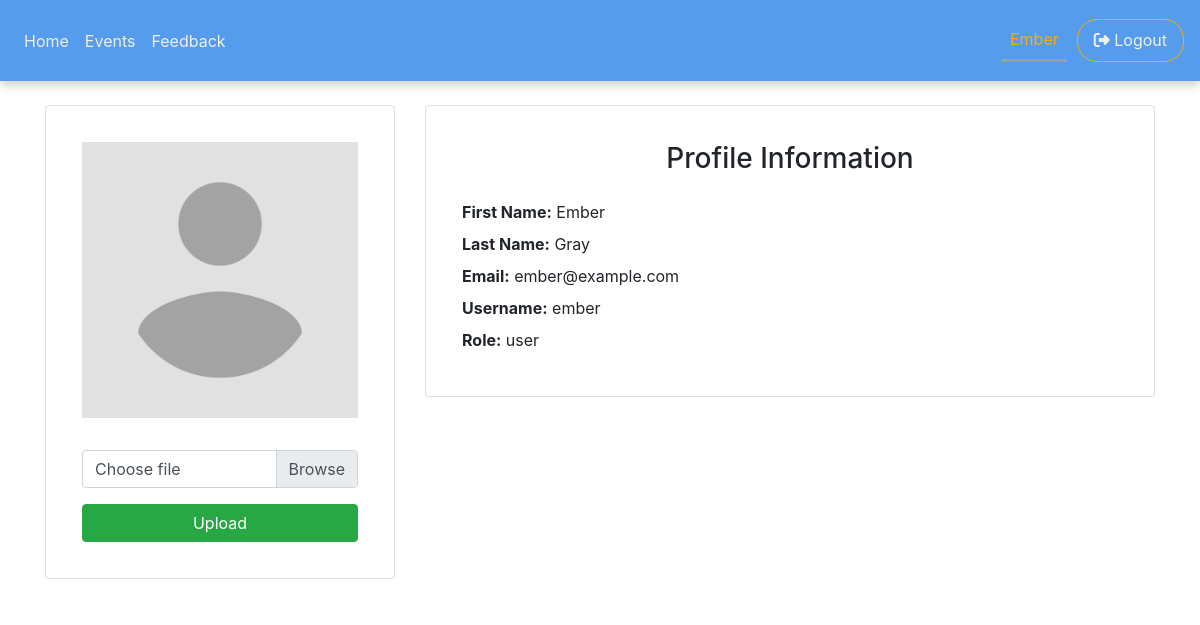
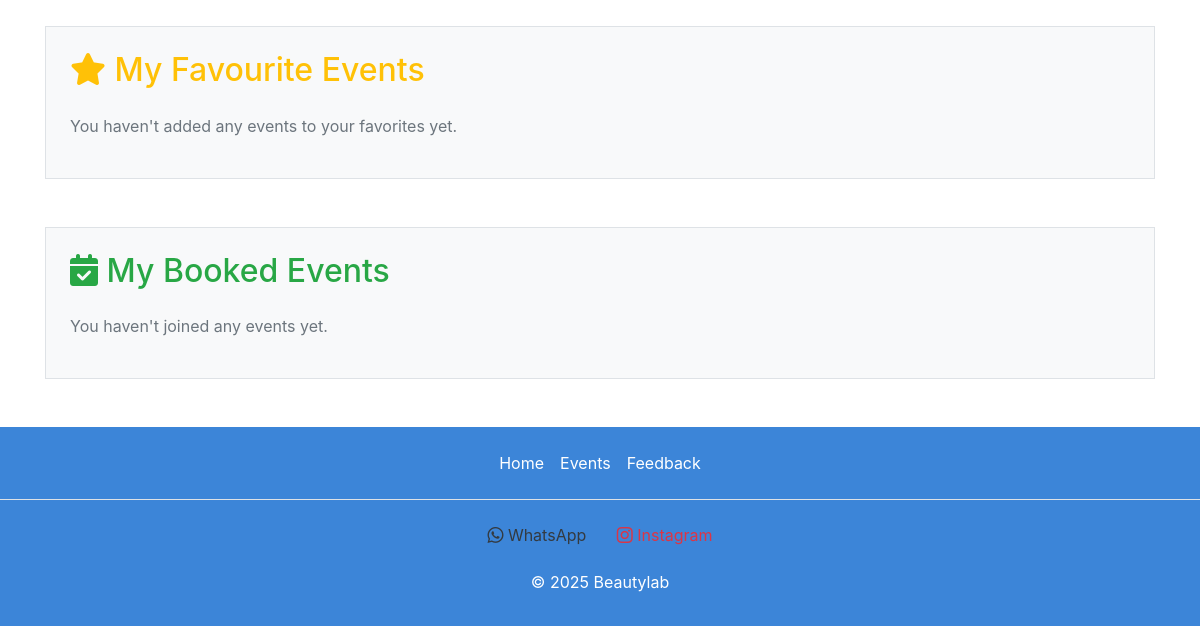
The app's page /profile.php (signed in), older data (2 pictures, top to bottom).
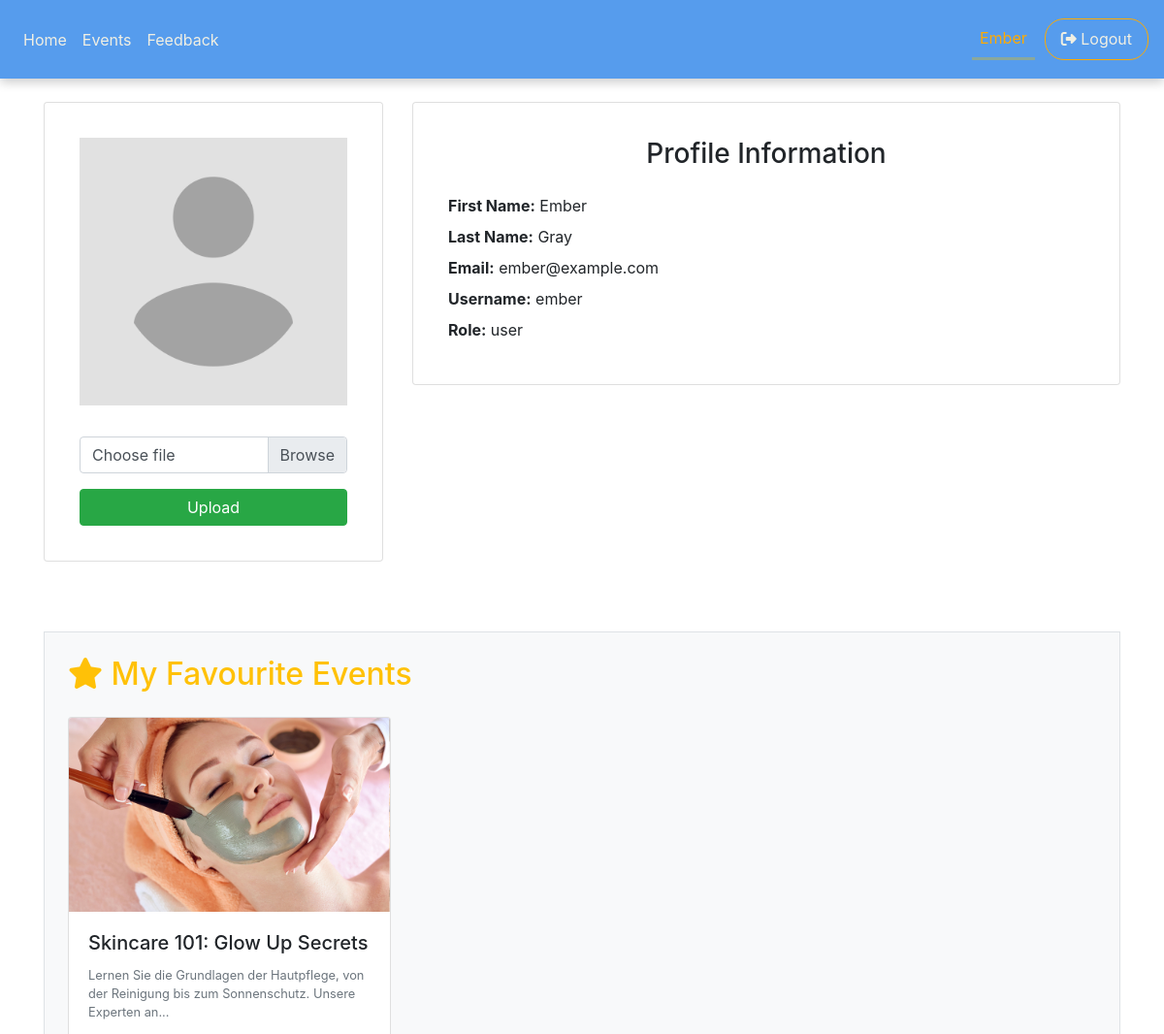
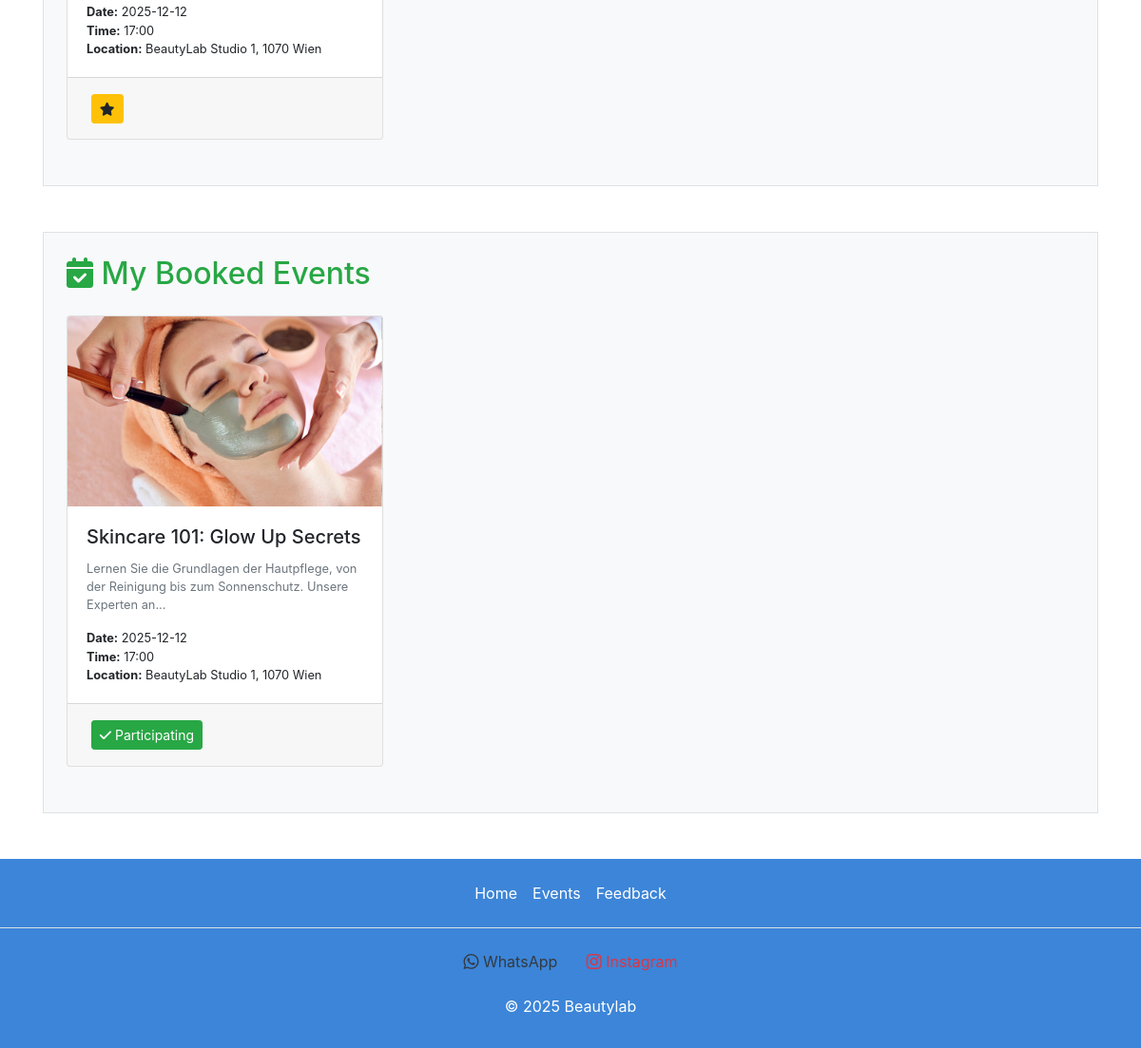
The same page, newer data (2 pictures, top to bottom).
### tables this page shows
CREATE TABLE `users` (
  `user_id` int(11) NOT NULL,
  `username` varchar(50) NOT NULL,
  `first_name` varchar(50) NOT NULL,
  `last_name` varchar(50) NOT NULL,
  `email` varchar(100) NOT NULL,
  `user_password` varchar(255) NOT NULL,
  `user_role` varchar(50) DEFAULT 'user',
  `created_at` timestamp NOT NULL DEFAULT current_timestamp(),
  `image_path` varchar(255) DEFAULT 'profile_pictures/placeholder.jpg'
);

CREATE TABLE `events` (
  `event_id` int(11) NOT NULL,
  `admin_id` int(11) NOT NULL,
  `title` varchar(150) NOT NULL,
  `description` text DEFAULT NULL,
  `location` varchar(255) DEFAULT NULL,
  `event_date` date DEFAULT NULL,
  `event_time` time DEFAULT NULL,
  `image_path` varchar(255) DEFAULT NULL,
  `created_at` timestamp NOT NULL DEFAULT current_timestamp()
);

### profile.php (the view, shortened to what this page needs)
<?php
require 'db_connection.php';
$user_id = $_SESSION['user_id'];
$sql_fetch = "SELECT image_path FROM users WHERE user_id = ?";
$stmt_fetch = $conn->prepare($sql_fetch);
$stmt_fetch->bind_param("i", $user_id);
$stmt_fetch->execute();
$stmt_fetch->bind_result($db_image_path);
$display_image = "profile_pictures/placeholder.jpg";
if (!empty($db_image_path) && file_exists($db_image_path)) {
    $display_image = $db_image_path;
}
?>
<!DOCTYPE html>
<html lang="en">
<head>
    <?php include "head_links.php" ?>
</head>
<body>
    <?php include 'nav.php'; ?>
    <div class="container mt-4">
        <div class="row">
            <div class="col-md-4">
                <div class="card text-center shadow-sm p-3 mb-4 bg-white rounded">
                    <div class="card-body">
                        <img src="<?php echo htmlspecialchars($display_image); ?>" alt="Profile Picture" class="img-fluid mb-3">
                        <form action="" method="POST" enctype="multipart/form-data" class="mt-3">
                            <div class="custom-file mb-3">
                                <label class="custom-file-label" for="image_path">Choose file</label>
                            </div>
                            <button type="submit" name="submit_image" class="btn btn-success w-100">Upload</button>
                        </form>
                    </div>
                </div>
            </div>
            <div class="col-md-8">
                <div class="card shadow-sm p-3 mb-4 bg-white rounded">
                    <div class="card-body">
                        <h3 class="mb-4 text-center">Profile Information</h3>
                        <div class="mb-2"><strong>First Name:</strong> <span><?php echo $_SESSION['first_name']; ?></span></div>
                        <div class="mb-2"><strong>Last Name:</strong> <span><?php echo $_SESSION['last_name']; ?></span></div>
                        <div class="mb-2"><strong>Email:</strong> <span><?php echo $_SESSION['email']; ?></span></div>
                        <div class="mb-2"><strong>Username:</strong> <span><?php echo $_SESSION['username']; ?></span></div>
                        <div class="mb-2"><strong>Role:</strong> <span><?php echo $_SESSION['user_role']; ?></span></div>
                    </div>
                </div>
            </div>
        </div>
        <div class="container px-0 mt-5 border p-4 bg-light">
            <h2 class="mb-4 text-warning"><i class="fa-solid fa-star"></i> My Favourite Events</h2>
            <div class="row">
                <?php
                $stmt = $conn->prepare("SELECT e.* FROM events e JOIN user_events ue ON e.event_id = ue.event_id WHERE ue.user_id = ? AND ue.is_favorite = 1");
                $stmt->bind_param("i", $user_id);
                $stmt->execute();
                $result = $stmt->get_result();
                if ($result->num_rows > 0) {
                    while ($row = $result->fetch_assoc()) {
                        $image = !empty($row['image_path']) ? $row['image_path'] : "Bilder/Placeholder.jpg";
                ?>
                        <div class="col-12 col-sm-6 col-md-4 mb-4">
                            <div class="card h-100 shadow-sm">
                                <img class="card-img-top" src="<?php echo $image; ?>" alt="Event Image" style="height: 200px; object-fit: cover;">
                                <div class="card-body">
                                    <h5 class="card-title"><?php echo htmlspecialchars($row["title"]); ?></h5>
                                    <p class="card-text text-muted small"><?php echo nl2br(htmlspecialchars(substr($row["description"], 0, 100))) . '...'; ?></p>
                                    <p class="card-text small">
                                        <strong>Date:</strong> <?php echo $row["event_date"]; ?><br>
                                        <strong>Time:</strong> <?php echo substr($row["event_time"], 0, 5); ?><br>
                                        <strong>Location:</strong> <?php echo $row["location"]; ?>
                                    </p>
                                </div>
                                <div class="card-footer d-flex justify-content-between">
                                    <form method="POST" action="toggle_favorite.php" class="d-inline">
                                        <button type="submit" class="btn btn-warning btn-sm" title="Remove Favorite"><i class="fa-solid fa-star"></i></button>
                                    </form>
                                </div>
                            </div>
                        </div>
                <?php
                    }
                } else {
                    echo "<div class='col-12'><p class='text-muted'>You haven't added any events to your favorites yet.</p></div>";
                }
                ?>
            </div>
        </div>
        <div class="container px-0 mt-5 border p-4 bg-light mb-5">
            <h2 class="mb-4 text-success"><i class="fa-solid fa-calendar-check"></i> My Booked Events</h2>
            <div class="row">
                <?php
                $stmt = $conn->prepare("SELECT e.* FROM events e JOIN user_events ue ON e.event_id = ue.event_id WHERE ue.user_id = ? AND ue.is_participating = 1");
                $stmt->bind_param("i", $user_id);
                $stmt->execute();
                $result = $stmt->get_result();
                if ($result->num_rows > 0) {
                    while ($row = $result->fetch_assoc()) {
                        $image = !empty($row['image_path']) ? $row['image_path'] : "Bilder/Placeholder.jpg";
                ?>
                        <div class="col-12 col-sm-6 col-md-4 mb-4">
                            <div class="card h-100 shadow-sm">
                                <img class="card-img-top" src="<?php echo $image; ?>" alt="Event Image" style="height: 200px; object-fit: cover;">
                                <div class="card-body">
                                    <h5 class="card-title"><?php echo htmlspecialchars($row["title"]); ?></h5>
                                    <p class="card-text text-muted small"><?php echo nl2br(htmlspecialchars(substr($row["description"], 0, 100))) . '...'; ?></p>
                                    <p class="card-text small">
                                        <strong>Date:</strong> <?php echo $row["event_date"]; ?><br>
                                        <strong>Time:</strong> <?php echo substr($row["event_time"], 0, 5); ?><br>
                                        <strong>Location:</strong> <?php echo $row["location"]; ?>
                                    </p>
                                </div>
                                <div class="card-footer d-flex justify-content-between">
                                    <form method="POST" action="toggle_participate.php" class="d-inline">
                                        <button type="submit" class="btn btn-success btn-sm" title="Cancel Participation"><i class="fa-solid fa-check"></i> Participating</button>
                                    </form>
                                </div>
                            </div>
                        </div>
                <?php
                    }
                } else {
                    echo "<div class='col-12'><p class='text-muted'>You haven't joined any events yet.</p></div>";
                }
                ?>
            </div>
        </div>
    </div>
    <?php
    include "footer.php"
    ?>
</body>
</html>

### head_links.php (shortened to what this page needs)
<link rel="stylesheet" href="https://cdn.jsdelivr.net/npm/bootstrap@4.0.0/dist/css/bootstrap.min.css">
<link rel="stylesheet" href="https://cdn.jsdelivr.net/npm/bootstrap-icons@1.10.5/font/bootstrap-icons.css">
<link rel="stylesheet" href="https://cdnjs.cloudflare.com/ajax/libs/font-awesome/6.5.1/css/all.min.css" />
<link rel="stylesheet" href="style.css">

### nav.php (shortened to what this page needs)
<?php
$currentPage = basename($_SERVER['PHP_SELF']);
?>
<nav class="navbar navbar-expand-lg navbar-dark bg-dark modern-navbar">
    <div class="collapse navbar-collapse" id="navbarNavAltMarkup">
        <div class="navbar-nav mr-auto">
            <a class="nav-item nav-link <?= $currentPage === 'index.php' ? 'active' : '' ?>" href="index.php">Home</a>
            <a class="nav-item nav-link <?= $currentPage === 'events.php' ? 'active' : '' ?>" href="events.php">Events</a>
            <a class="nav-item nav-link <?= $currentPage === 'feedback.php' ? 'active' : '' ?>" href="feedback.php">Feedback</a>
        </div>
        <div class="navbar-nav ml-auto">
            <?php if (isset($_SESSION['first_name'])): ?>
                <a class="nav-item nav-link <?= $currentPage === 'profile.php' ? 'active' : '' ?>" href="profile.php">
                    <?= htmlspecialchars($_SESSION['first_name']) ?>
                </a>
                <a class="nav-item nav-link logout-btn<?= $currentPage === 'logout.php' ? 'active' : '' ?>" href="logout.php">
                    <i class="fas fa-sign-out-alt"></i> Logout
                </a>
            <?php else: ?>
                <a class="nav-item nav-link login-btn <?= $currentPage === 'login.php' ? 'active' : '' ?>" href="login.php">
                    <i class="fas fa-sign-in-alt"></i> Login <span class="sr-only">(current)</span>
                </a>
            <?php endif; ?>
        </div>
    </div>
</nav>

### footer.php
<footer class="py-3 mt-3 modern-footer text-white">
    <ul class="nav justify-content-center border-bottom pb-3 mb-3">
        <li class="nav-item"><a href="index.php" class="nav-link px-2 text-white">Home</a></li>
        <li class="nav-item"><a href="events.php" class="nav-link px-2 text-white">Events</a></li>
        <li class="nav-item"><a href="feedback.php" class="nav-link px-2 text-white">Feedback</a></li>
    </ul>
    <div class="text-center mb-3">
        <a href="https://wa.me/YOURNUMBER" target="_blank" class="btn text-dark me-2 ">
            <i class="bi bi-whatsapp"></i> WhatsApp
        </a>
        <a href="https://instagram.com/technikum_wien" target="_blank" class="btn text-danger ">
            <i class="bi bi-instagram"></i> Instagram
        </a>
    </div>
    <p class="text-center text-white">© 2025 Beautylab</p>
</footer>

### style.css (style rules this page uses)
.card-footer .btn { margin: 0.3rem; }
.custom-file-label { text-align: left !important; }
:root { --main-bg-color: #569ced; --dark-bg-color: #3c85d8; --light-text: #F0EFE3; --secondary-sage: #8AA89C; --btn-dark-green: #455c56; --accent-color: #ffaa00; }
.modern-navbar { background-color: var(--main-bg-color) !important; padding: 1.2rem 1rem; box-shadow: 0 4px 10px rgba(0, 0, 0, 0.2); }
.modern-navbar .navbar-nav .nav-link { color: var(--light-text) !important; transition: all 0.3s ease; }
.modern-navbar .navbar-nav .nav-link.active { color: var(--accent-color) !important; border-bottom: 3px solid var(--secondary-sage); }
.modern-navbar .login-btn, .modern-navbar .logout-btn { padding: 0.5rem 1rem !important; margin-left: 10px; border: 1px solid var(--accent-color); border-radius: 20px; }
.modern-footer { background-color: var(--dark-bg-color) !important; }

Row changes from the older to the newer data that the page shows:
now on this page (row edited): events: image_path (picture), title "Skincare 101: Glow Up Secrets", description "Lernen Sie die Grundlagen der Hautpflege, von der Reinigung bis zum Sonnenschutz. Unsere Experten an", event_date "2025-12-12", event_time "17:00", location "BeautyLab Studio 1, 1070 Wien"
Text that changed along with them:
text no longer shown: "You haven't added any events to your favorites yet. You haven't joined any events yet."
